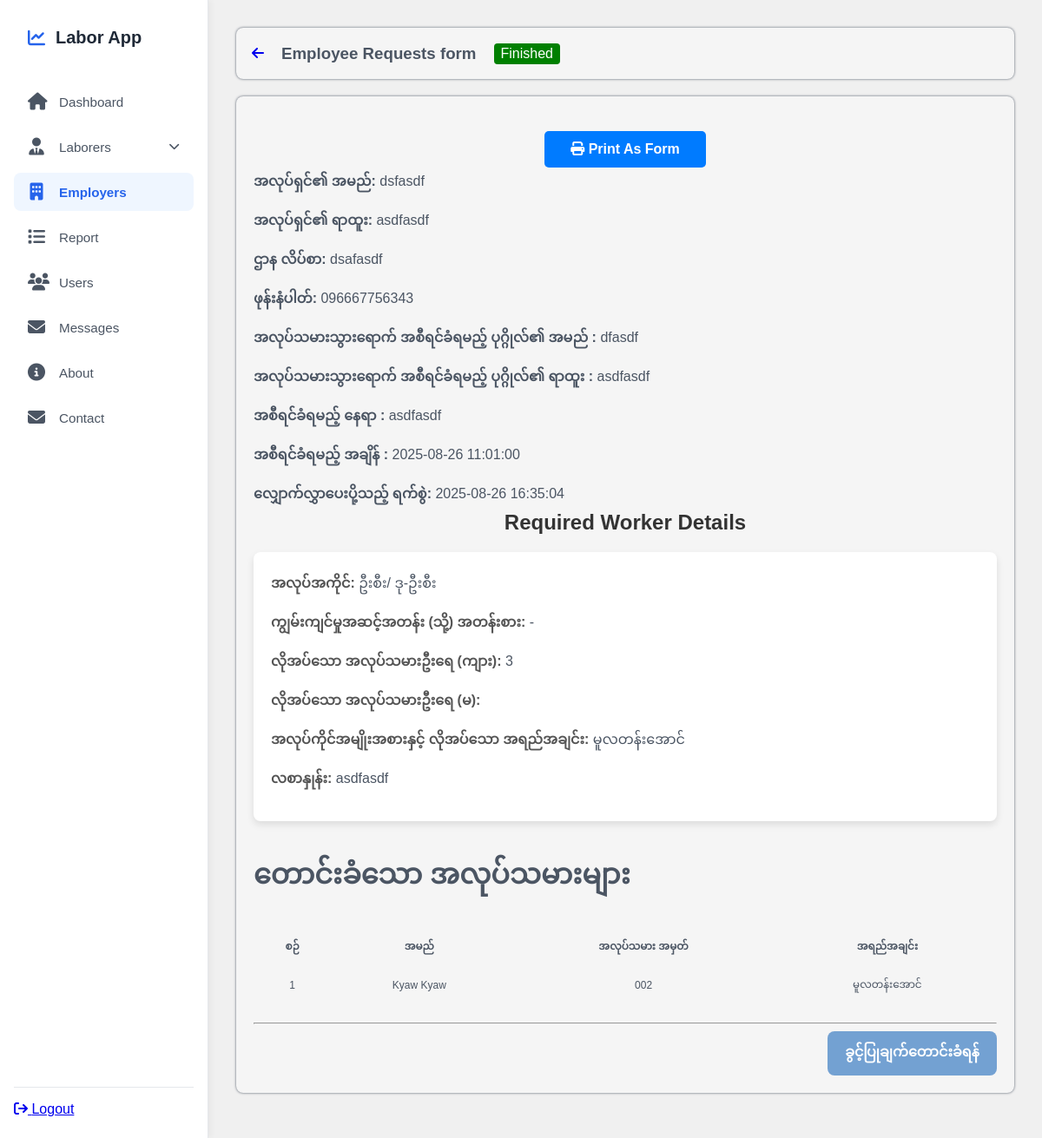
The app's page /admin?vr=employer&fid=12 (signed in) with its own data.
### tables this page shows
CREATE TABLE `employee_req_form` (
  `id` int(11) NOT NULL,
  `user_id` int(11) NOT NULL,
  `serial_number` varchar(20) NOT NULL,
  `name` varchar(255) NOT NULL,
  `position` varchar(255) NOT NULL,
  `department_address` text DEFAULT NULL,
  `phone` varchar(20) DEFAULT NULL,
  `report_receiver_name` varchar(200) DEFAULT NULL,
  `report_receiver_position` varchar(200) NOT NULL,
  `report_receiver_address` text NOT NULL,
  `report_receiver_time` datetime NOT NULL,
  `occupation` longtext NOT NULL CHECK (json_valid(`occupation`)),
  `department_confirm_sign` longtext DEFAULT NULL,
  `department_confirm_stamp` longtext DEFAULT NULL,
  `status` enum('Pending','Department Approvel','Rejected','Finished','Confirmed') NOT NULL DEFAULT 'Pending',
  `is_resubmit` tinyint(1) NOT NULL DEFAULT 0,
  `submitted_at` timestamp NOT NULL DEFAULT current_timestamp()
);

CREATE TABLE `applications` (
  `id` int(11) NOT NULL,
  `name` varchar(200) NOT NULL,
  `age` int(11) NOT NULL,
  `fatherName` varchar(200) NOT NULL,
  `nrc` varchar(100) DEFAULT NULL,
  `picture` varchar(100) NOT NULL,
  `phone` varchar(15) NOT NULL,
  `email` varchar(255) DEFAULT NULL,
  `registration_date` datetime NOT NULL DEFAULT current_timestamp(),
  `township` varchar(100) NOT NULL,
  `serial_number` varchar(100) DEFAULT NULL,
  `birth_date` date NOT NULL,
  `gender` enum('Male','Female') NOT NULL,
  `religion` varchar(100) NOT NULL,
  `edu_level` varchar(100) NOT NULL,
  `stable_address` varchar(255) NOT NULL,
  `images` longtext DEFAULT NULL,
  `status` enum('Approved','Pending','Rejected','Resubmitted') NOT NULL DEFAULT 'Pending',
  `message` text DEFAULT NULL,
  `user_id` int(11) NOT NULL,
  `is_resubmit` tinyint(1) NOT NULL DEFAULT 0,
  `updated_at` datetime DEFAULT NULL
);

### admin/views/employer/EmployeeReqForm.php (called while the page is built, shortened)
<?php
class EmployeeReqForm extends Connection
{
    private $details_table = "employee_req_form";
    private $numbers_table = "serial_numbers";
    public function readDetails($form_id)
    {
        $stmt = parent::$connection->prepare("
        SELECT r.*, da.toDeliver, da.outletter_no, da.approval_req_date, u.id as uid FROM $this->details_table as r JOIN users as u ON u.id = r.user_id
        LEFT JOIN department_approval as da ON da.employee_req_id = r.id WHERE r.id = ?");
        $stmt->bind_param("i", $form_id);
        $stmt->execute();
        return $stmt->get_result()->fetch_assoc();
    }
    public function readEmployeeNumbers($form_id)
    {
        $form_id = (int) $form_id;
        $stmt = parent::$connection->prepare("SELECT serial_number FROM $this->numbers_table WHERE form_id = ?");
        $stmt->bind_param("i", $form_id);
        $stmt->execute();
        $result = $stmt->get_result();
        $numbers = [];
        while ($row = $result->fetch_assoc()) {
            $numbers[] = $row['serial_number'];
        }
        return $numbers;
    }
    public function readEmployeeDetails($form_id)
    {
        $employee_numbers = $this->readEmployeeNumbers($form_id);
        $emplyoees = [];
        foreach ($employee_numbers as $e) {
            $stmt = parent::$connection->query("SELECT app.*, ser.approved_serial FROM
            applications as app JOIN serial_numbers as ser ON ser.serial_number = app.serial_number WHERE app.serial_number = '$e'");
            $emplyoees[] = $stmt->fetch_assoc();
        }
        return $emplyoees;
    }
}

### admin/views/employer/view.php (the view, shortened to what this page needs)
<?php
$detail = $reqModel->readDetails($_GET['fid']);
?>
<div class="header_">
    <a href="/labor_application/admin/?vr=employer">
        <i class="fas fa-arrow-left"></i>
    </a>
    <h3>Employee Requests form</h3>
    <?php
    $status = $detail['status'];
    $bgColor = match ($status) {
        'Pending' => 'background-color: gold; color: black;',
        'Department Approvel' => 'background-color: royalblue; color: white;',
        'Finished' => 'background-color: green; color: white;',
        'Rejected' => 'background-color: red; color: white;',
        default => 'background-color: gray; color: white;',
    };
    ?>
    <span style="<?= $bgColor ?> padding: 3px 8px; border-radius: 4px;">
        <?= htmlspecialchars($status) ?>
    </span>
</div>
<div class="card-list-container">
    <div class="print-button-container">
        <button id="printButton" class="print-button"><i class="fas fa-print"></i> Print As Form</button>
    </div>
    <div class="employer-detail">
        <div>
            <strong>အလုပ်ရှင်၏ အမည်:</strong> <?= $detail['name'] ?>
        </div>
        <div>
            <strong>အလုပ်ရှင်၏ ရာထူး:</strong> <?= $detail['position'] ?>
        </div>
        <div>
            <strong>ဌာန လိပ်စာ:</strong> <?= $detail['department_address'] ?>
        </div>
        <div>
            <strong>ဖုန်းနံပါတ်: </strong> <?= $detail['phone'] ?>
        </div>
        <div>
            <strong>အလုပ်သမားသွားရောက် အစီရင်ခံရမည့် ပုဂ္ဂိုလ်၏ အမည် : </strong> <?= $detail['report_receiver_name'] ?>
        </div>
        <div>
            <strong>အလုပ်သမားသွားရောက် အစီရင်ခံရမည့် ပုဂ္ဂိုလ်၏ ရာထူး : </strong>
            <?= $detail['report_receiver_position'] ?>
        </div>
        <div>
            <strong>အစီရင်ခံရမည့် နေရာ : </strong> <?= $detail['report_receiver_address'] ?>
        </div>
        <div>
            <strong>အစီရင်ခံရမည့် အချိန် : </strong> <?= $detail['report_receiver_time'] ?>
        </div>
        <div>
            <strong>လျှောက်လွှာပေးပို့သည့် ရက်စွဲ: </strong> <?= $detail['submitted_at'] ?>
        </div>
    </div>
    <div class="card-header">Required Worker Details</div>
    <div class="card-grid">
        <?php
        foreach (json_decode($detail['occupation'], true) as $d):
            ?>
            <div class="data-card">
                <div class="card-item"><span class="card-item-label">အလုပ်အကိုင်:</span> <?= $d['occupation'] ?></div>
                <div class="card-item"><span class="card-item-label">ကျွမ်းကျင်မှုအဆင့်အတန်း (သို့) အတန်းစား:</span>
                    <?= $d['skill'] ?></div>
                <div class="card-item"><span class="card-item-label">လိုအပ်သော အလုပ်သမားဦးရေ (ကျား):</span>
                    <?= $d['male'] ?></div>
                <div class="card-item"><span class="card-item-label">လိုအပ်သော အလုပ်သမားဦးရေ (မ):</span> <?= $d['female'] ?>
                </div>
                <div class="card-item"><span class="card-item-label">အလုပ်ကိုင်အမျိုးအစားနှင့် လိုအပ်သော အရည်အချင်း:</span>
                    <?= $d['qualification'] ?></div>
                <div class="card-item"><span class="card-item-label">လစာနှုန်း:</span> <?= $d['salary'] ?></div>
            </div>
        <?php endforeach; ?>
    </div>
    <h1>တောင်းခံသော အလုပ်သမားများ</h1>
    <table>
        <thead>
            <tr>
                <th>စဉ်</th>
                <th>အမည်</th>
                <th>အလုပ်သမား အမှတ်</th>
                <th>အရည်အချင်း</th>
            </tr>
        </thead>
        <tbody>
            <?php
            foreach ($reqModel->readEmployeeDetails($_GET['fid']) as $index => $emp):
                ?>
                <tr>
                    <td><?= ++$index ?></td>
                    <td><?= $emp['name'] ?></td>
                    <td><?= $emp['serial_number'] ?></td>
                    <td><?= $emp['edu_level'] ?></td>
                </tr>
            <?php endforeach; ?>
        </tbody>
    </table>
    <hr>
    <div class="actions">
        <a href="<?= $_SERVER['REQUEST_URI'] ?>&pf=true">ခွင့်ပြုချက်တောင်းခံရန်</a>
    </div>
</div>

### admin/partials/start.php (style rules this page uses)
:root { --bg-color: #f8fafc; --sidebar-bg: #ffffff; --primary-color: #2563eb; --primary-light: #eff6ff; --text-color: #4b5563; --text-hover: #1d4ed8; --border-color: #e5e7eb; --shadow-color: rgba(0, 0, 0, 0.05); --border-radius: 8px; }
* { box-sizing: border-box; }
body { margin: 0; font-family: 'Inter', system-ui, -apple-system, BlinkMacSystemFont, 'Segoe UI', Roboto, Helvetica, Arial, sans-serif, 'Apple Color Emoji', 'Segoe UI Emoji'; background-color: var(--bg-color); color: var(--text-color); display: flex; min-height: 100vh; overflow: hidden; }

### admin/views/employer/view.php (style rules this page uses)
body { background-color: #f0f0f0; margin: 0; font-family: sans-serif; }
.card-list-container { max-width: 1200px; margin: 20px auto; padding: 20px; background-color: whitesmoke; border-radius: 8px; box-shadow: 0 0 3px; }
.card-header { text-align: center; margin-bottom: 20px; font-size: 24px; font-weight: bold; color: #333; }
.card-grid { display: grid; grid-template-columns: repeat(auto-fit, minmax(300px, 1fr)); gap: 20px; margin-bottom: 30px; }
.data-card { background: white; border-radius: 8px; box-shadow: 0 4px 8px rgba(0, 0, 0, 0.1); padding: 20px; transition: transform 0.2s ease-in-out; }
.card-item { margin-bottom: 10px; font-size: 16px; }
.card-item-label { font-weight: bold; color: #555; }
.print-button-container { text-align: center; margin-top: 20px; }
.print-button { padding: 12px 30px; font-size: 16px; font-weight: bold; color: white; background-color: #007bff; border: none; border-radius: 5px; cursor: pointer; transition: background-color 0.2s ease-in-out; }
table { width: 100%; border-collapse: collapse; margin-top: 10px; margin-bottom: 20px; }
th, td { border: 2px solid whitesmoke; padding: 8px; text-align: center; font-size: 12px; }
.actions { display: flex; justify-content: end; }
.actions a { text-decoration: none; border-radius: 8px; padding: 8px 20px; background-color: #0057b387; color: white; font-weight: bold; transition: 0.3s ease-in; }
.employer-detail { display: flex; flex-direction: column; gap: 10px; }
.header_ { display: flex; justify-content: start; align-items: center; gap: 20px; background-color: whitesmoke; padding: 0px 18px; border-radius: 8px; box-shadow: 0 0 3px; }

### records on screen
employee_req_form: status "Finished", name "dsfasdf", position "asdfasdf", department_address "dsafasdf", phone "096667756343", report_receiver_name "dfasdf", report_receiver_position "asdfasdf", report_receiver_address "asdfasdf", report_receiver_time "2025-08-26 11:01:00", submitted_at "2025-08-26 16:35:04", occupation "ဦးစီး/ ဒု-ဦးစီး", skill "-", male "3", qualification "မူလတန်းအောင်", salary "asdfasdf"
applications: name "Kyaw Kyaw", serial_number "002", edu_level "မူလတန်းအောင်"
